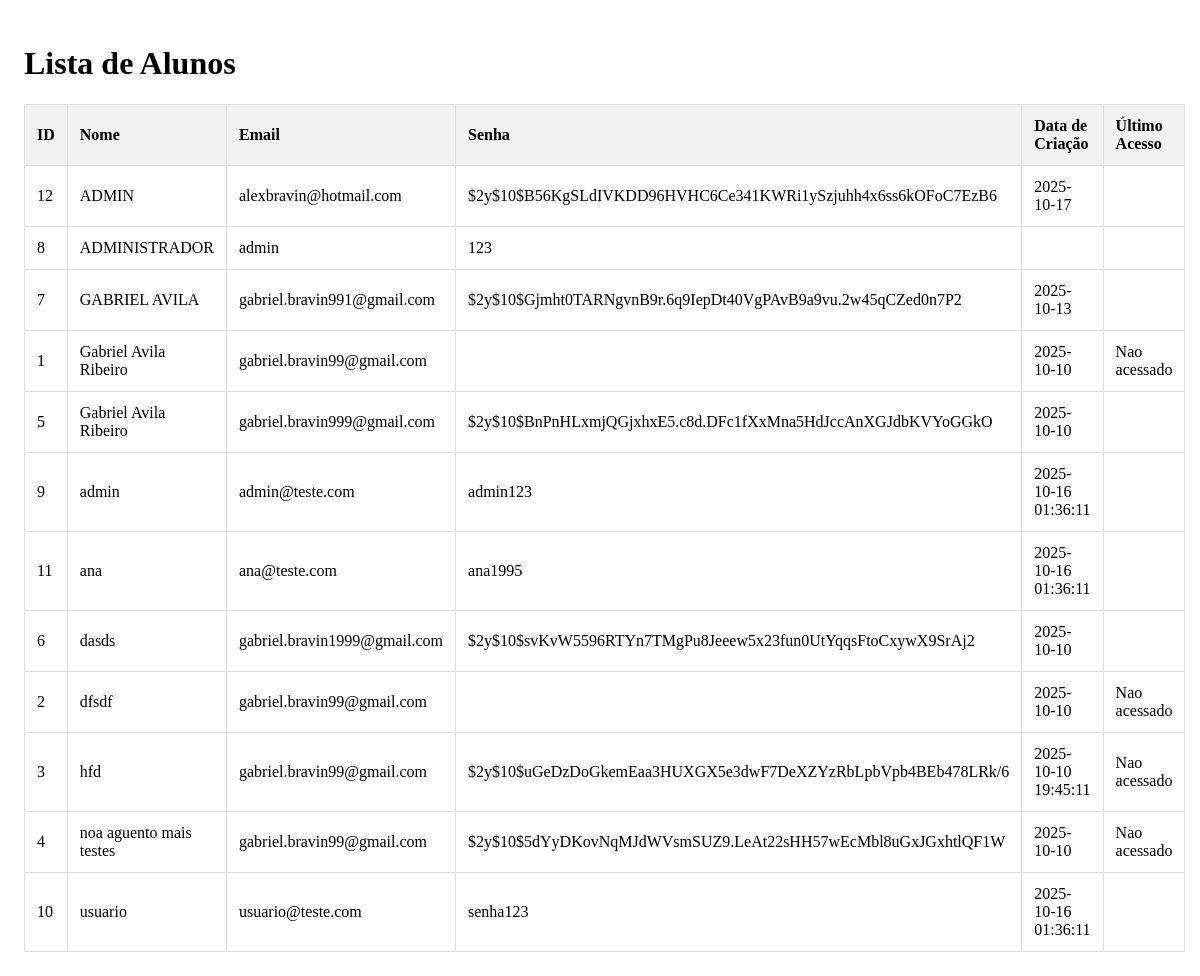
/paginaListarAlunos.php, run on an earlier commit of the app's database.
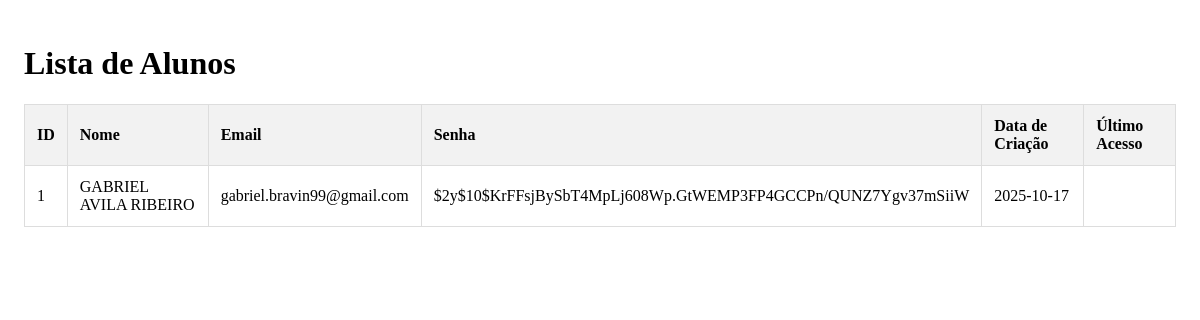
And on a later commit of the database.
### tables this page shows
CREATE TABLE usuarios (
    id INTEGER PRIMARY KEY AUTOINCREMENT,
    nome TEXT ,
    email TEXT ,
    senha TEXT ,
    data_criacao TIMESTAMP DEFAULT CURRENT_TIMESTAMP,
    data_ultimo_acesso TIMESTAMP,
    reset_token TEXT,
    token_expiracao TIMESTAMP
);

### paginaListarAlunos.php (the view, shortened to what this page needs)
<?php
try {
    $db_file = __DIR__ . '/banco.sqlite';
    $pdo = new PDO("sqlite:$db_file");
    $sql = 'SELECT nome, id, email, senha, data_criacao, data_ultimo_acesso FROM usuarios ORDER BY nome';
    $stmt = $pdo->prepare($sql);
    $stmt->execute();
    $alunos = $stmt->fetchAll(PDO::FETCH_ASSOC);
} catch (PDOException $e) {
    die("Erro ao carregar os dados dos alunos: " . $e->getMessage());
}
?>
<!DOCTYPE html>
<html lang="pt-BR">
<head>
</head>
<body>
    <h1>Lista de Alunos</h1>
    <table class="tabela-alunos">
        <thead>
            <tr>
                <th>ID</th>
                <th>Nome</th>
                <th>Email</th>
                <th>Senha</th>
                <th>Data de Criação</th>
                <th>Último Acesso</th>
            </tr>
        </thead>
        <tbody>
            <?php if (count($alunos) > 0): ?>
                <?php foreach ($alunos as $aluno): ?>
                    <tr>
                        <td><?php echo htmlspecialchars($aluno['id']); ?></td>
                        <td><?php echo htmlspecialchars($aluno['nome']); ?></td>
                        <td><?php echo htmlspecialchars($aluno['email']); ?></td>
                        <td><?php echo htmlspecialchars($aluno['senha']); ?></td>
                        <td><?php echo htmlspecialchars($aluno['data_criacao'] ?? ''); ?></td>
                        <td><?php echo htmlspecialchars($aluno['data_ultimo_acesso'] ?? ''); ?></td>
                    </tr>
                <?php endforeach; ?>
            <?php else: ?>
                <tr>
                    <td colspan="6">Nenhum aluno encontrado no banco de dados.</td>
                </tr>
            <?php endif; ?>
        </tbody>
    </table>
</body>
</html>

### paginaListarAlunos.php (style rules this page uses)
body { background-color: transparent; padding: 1rem; }
.tabela-alunos { width: 100%; border-collapse: collapse; }
.tabela-alunos th, .tabela-alunos td { border: 1px solid #ddd; padding: 12px; text-align: left; }
.tabela-alunos th { background-color: #f2f2f2; }

What changed in the data, as far as the page shows it:
removed usuarios: id "12", nome "ADMIN", email "alexbravin@hotmail.com", senha "$2y$10$B56KgSLdIVKDD96HVHC6Ce341KWRi1ySzjuhh4x6ss6kOFoC7EzB6", data_criacao "2025-10-17"
removed usuarios: id "8", nome "ADMINISTRADOR", email "admin", senha "123"
removed usuarios: id "7", nome "GABRIEL AVILA", email "gabriel.bravin991@gmail.com", senha "$2y$10$Gjmht0TARNgvnB9r.6q9IepDt40VgPAvB9a9vu.2w45qCZed0n7P2", data_criacao "2025-10-13"
removed usuarios: id "5", nome "Gabriel Avila Ribeiro", email "gabriel.bravin999@gmail.com", senha "$2y$10$BnPnHLxmjQGjxhxE5.c8d.DFc1fXxMna5HdJccAnXGJdbKVYoGGkO", data_criacao "2025-10-10"
removed usuarios: id "9", nome "admin", email "admin@teste.com", senha "admin123", data_criacao "2025-10-16 01:36:11"
removed usuarios: id "11", nome "ana", email "ana@teste.com", senha "ana1995", data_criacao "2025-10-16 01:36:11"
removed usuarios: id "6", nome "dasds", email "gabriel.bravin1999@gmail.com", senha "$2y$10$svKvW5596RTYn7TMgPu8Jeeew5x23fun0UtYqqsFtoCxywX9SrAj2", data_criacao "2025-10-10"
removed usuarios: id "2", nome "dfsdf", email "gabriel.bravin99@gmail.com", data_criacao "2025-10-10", data_ultimo_acesso "Nao acessado"
removed usuarios: id "3", nome "hfd", email "gabriel.bravin99@gmail.com", senha "$2y$10$uGeDzDoGkemEaa3HUXGX5e3dwF7DeXZYzRbLpbVpb4BEb478LRk/6", data_criacao "2025-10-10 19:45:11", data_ultimo_acesso "Nao acessado"
removed usuarios: id "4", nome "noa aguento mais testes", email "gabriel.bravin99@gmail.com", senha "$2y$10$5dYyDKovNqMJdWVsmSUZ9.LeAt22sHH57wEcMbl8uGxJGxhtlQF1W", data_criacao "2025-10-10", data_ultimo_acesso "Nao acessado"
removed usuarios: id "10", nome "usuario", email "usuario@teste.com", senha "senha123", data_criacao "2025-10-16 01:36:11"
changed usuarios "gabriel.bravin99@gmail.com": nome "Gabriel Avila Ribeiro" → "GABRIEL AVILA RIBEIRO"; senha (not shown) → "$2y$10$KrFFsjBySbT4MpLj608Wp.GtWEMP3FP4GCCPn/QUNZ7Ygv37mSiiW"; data_criacao "2025-10-10" → "2025-10-17"; data_ultimo_acesso "Nao acessado" → (not shown)
